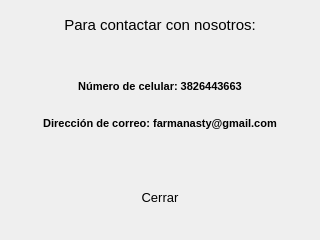
<?xml version="1.0" encoding="UTF-8"?>
<ui version="4.0">
 <class>Form</class>
 <widget class="QWidget" name="Form">
  <property name="geometry">
   <rect>
    <x>0</x>
    <y>0</y>
    <width>320</width>
    <height>240</height>
   </rect>
  </property>
  <property name="minimumSize">
   <size>
    <width>320</width>
    <height>240</height>
   </size>
  </property>
  <property name="maximumSize">
   <size>
    <width>320</width>
    <height>240</height>
   </size>
  </property>
  <property name="windowTitle">
   <string>Form</string>
  </property>
  <property name="styleSheet">
   <string notr="true">background:&quot;#222&quot;; color: &quot;#eee&quot;</string>
  </property>
  <widget class="QWidget" name="gridLayoutWidget">
   <property name="geometry">
    <rect>
     <x>0</x>
     <y>70</y>
     <width>321</width>
     <height>69</height>
    </rect>
   </property>
   <layout class="QGridLayout" name="gridLayout">
    <item row="1" column="0" alignment="Qt::AlignLeft">
     <widget class="QLabel" name="label_2">
      <property name="minimumSize">
       <size>
        <width>300</width>
        <height>30</height>
       </size>
      </property>
      <property name="maximumSize">
       <size>
        <width>300</width>
        <height>40</height>
       </size>
      </property>
      <property name="font">
       <font>
        <family>Arial</family>
        <pointsize>8</pointsize>
        <weight>75</weight>
        <bold>true</bold>
       </font>
      </property>
      <property name="cursor">
       <cursorShape>ArrowCursor</cursorShape>
      </property>
      <property name="text">
       <string>Dirección de correo: farmanasty@gmail.com</string>
      </property>
      <property name="alignment">
       <set>Qt::AlignCenter</set>
      </property>
     </widget>
    </item>
    <item row="0" column="0">
     <widget class="QLabel" name="label_3">
      <property name="minimumSize">
       <size>
        <width>300</width>
        <height>30</height>
       </size>
      </property>
      <property name="maximumSize">
       <size>
        <width>300</width>
        <height>40</height>
       </size>
      </property>
      <property name="font">
       <font>
        <family>Arial</family>
        <pointsize>8</pointsize>
        <weight>75</weight>
        <bold>true</bold>
       </font>
      </property>
      <property name="cursor">
       <cursorShape>ArrowCursor</cursorShape>
      </property>
      <property name="text">
       <string>Número de celular: 3826443663</string>
      </property>
      <property name="alignment">
       <set>Qt::AlignCenter</set>
      </property>
     </widget>
    </item>
   </layout>
  </widget>
  <widget class="QLabel" name="label">
   <property name="geometry">
    <rect>
     <x>30</x>
     <y>10</y>
     <width>260</width>
     <height>30</height>
    </rect>
   </property>
   <property name="minimumSize">
    <size>
     <width>260</width>
     <height>30</height>
    </size>
   </property>
   <property name="maximumSize">
    <size>
     <width>260</width>
     <height>30</height>
    </size>
   </property>
   <property name="font">
    <font>
     <family>Arial</family>
     <pointsize>11</pointsize>
    </font>
   </property>
   <property name="text">
    <string>Para contactar con nosotros:</string>
   </property>
   <property name="alignment">
    <set>Qt::AlignCenter</set>
   </property>
  </widget>
  <widget class="QWidget" name="horizontalLayoutWidget">
   <property name="geometry">
    <rect>
     <x>0</x>
     <y>170</y>
     <width>321</width>
     <height>51</height>
    </rect>
   </property>
   <layout class="QHBoxLayout" name="horizontalLayout">
    <item>
     <widget class="QPushButton" name="cerrar_btn">
      <property name="minimumSize">
       <size>
        <width>110</width>
        <height>35</height>
       </size>
      </property>
      <property name="maximumSize">
       <size>
        <width>110</width>
        <height>30</height>
       </size>
      </property>
      <property name="font">
       <font>
        <pointsize>10</pointsize>
       </font>
      </property>
      <property name="cursor">
       <cursorShape>PointingHandCursor</cursorShape>
      </property>
      <property name="styleSheet">
       <string notr="true">border-radius: 15px;
padding:4px;
background-color: '#ccd1d1';
color:&quot;#222&quot;</string>
      </property>
      <property name="text">
       <string>Cerrar</string>
      </property>
     </widget>
    </item>
   </layout>
  </widget>
 </widget>
 <resources/>
 <connections/>
</ui>
